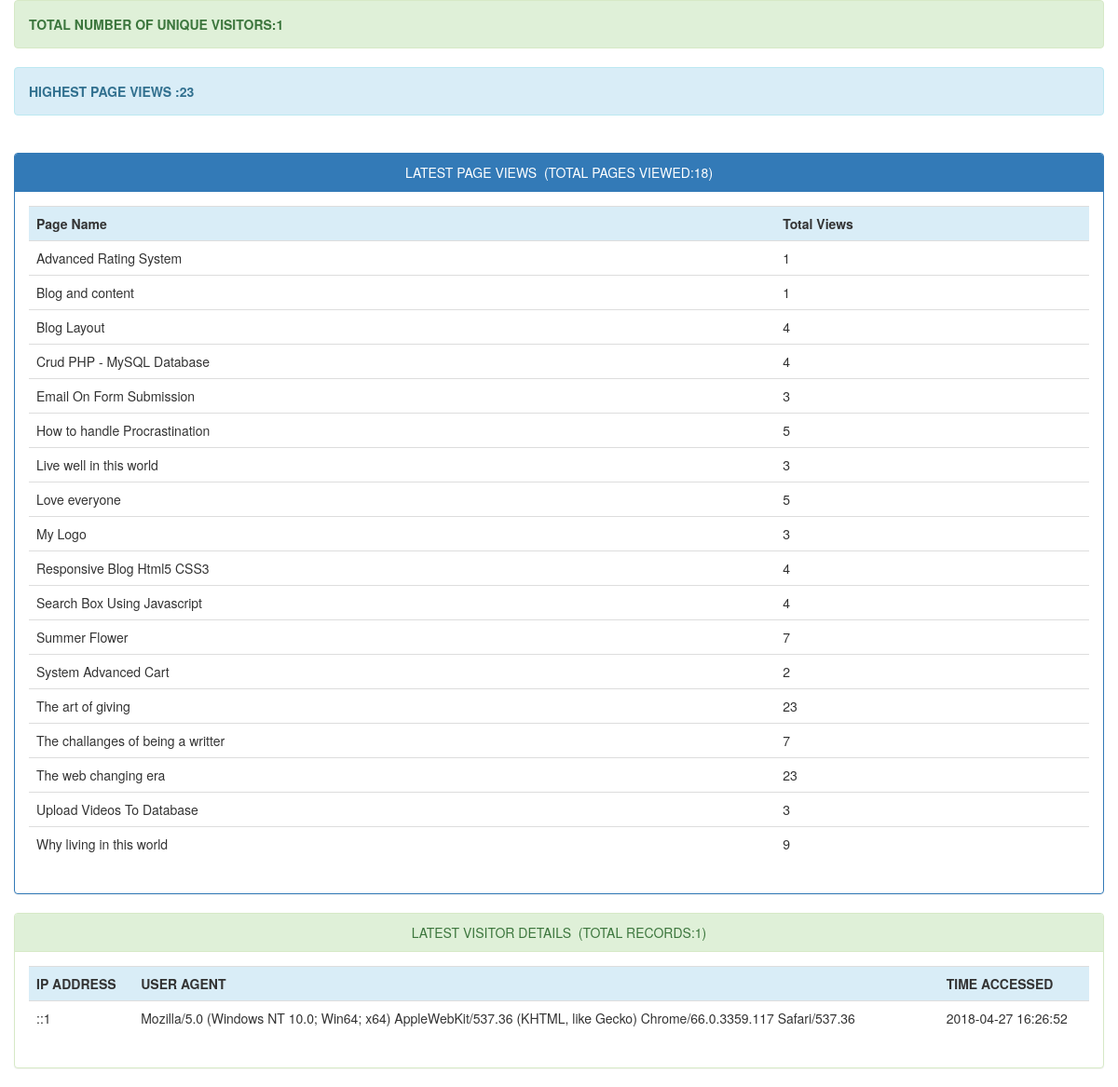
Page /adminstats/index.php on the committed database.
### tables this page shows
CREATE TABLE IF NOT EXISTS `page_hits` (
  `page` varchar(255) NOT NULL,
  `count` int(11) DEFAULT NULL,
  PRIMARY KEY (`page`)
);

CREATE TABLE IF NOT EXISTS `visitor_info` (
  `id` int(11) NOT NULL AUTO_INCREMENT,
  `ip_address` varchar(255) DEFAULT NULL,
  `user_agent` varchar(255) DEFAULT NULL,
  `time_accessed` timestamp NOT NULL DEFAULT CURRENT_TIMESTAMP,
  PRIMARY KEY (`id`)
);

### adminstats/index.php (the view, shortened to what this page needs)
<!DOCTYPE html>
<html>
<head>
	<link rel="stylesheet" type="text/css" href="bootstrap/css/bootstrap.css">
	<link rel="stylesheet" type="text/css" href="bootstrap/css/bootstrap.min.css">
</head>
<body>
	<div class="container">
		<div class="row">
			<div class="alert alert-success">
				<strong><?php
				$sql = "SELECT COUNT(DISTINCT ip_address) AS alias FROM visitor_info";
				$query = $db->prepare($sql);
				$query->execute();
				$unique_visitors = $query->fetch()['alias'];
				echo "TOTAL NUMBER OF UNIQUE VISITORS:".$unique_visitors;
				?></strong>
			</div>
			<div class="alert alert-info">
				<strong><?php
				$sql = "SELECT MAX(count) AS maximum FROM page_hits";
				$query = $db->prepare($sql);
				$query->execute();
				$maxcount = $query->fetch()['maximum'];
				echo "HIGHEST PAGE VIEWS :".$maxcount;
				?></strong>
			</div><br>
			<div class="panel panel-primary">
				<div class="panel-heading text-center">LATEST PAGE VIEWS&nbsp;&nbsp;(TOTAL PAGES VIEWED:<?php require_once("count_pages.php"); ?>)</div>
				<div class="panel-body">
					<div class="table-responsive">
						<table class="table">
							<tr class="info">
								<th>Page Name</th>
								<th>Total Views</th>
							</tr>
							<?php
							include("connect.php");
							try {
								$con=new PDO($dsn,$username,$password);
								$con->setAttribute(PDO::ATTR_ERRMODE,PDO::ERRMODE_EXCEPTION);
							} catch (Exception $ex) {
								echo 'Not Connected '.$ex->getMessage();
							}
							$stmt=$con->prepare('SELECT * FROM page_hits LIMIT 30');
							$stmt->execute();
							$resources=$stmt->fetchAll();
							foreach ($resources as $resource) {
								echo '
								<tr>
								<td>'.$resource['page'].'</td>
								<td>'.$resource['count'].'</td>
								</tr>';
							}
							?>
						</table>
					</div>
				</div>
			</div>
		</div>
		<div class="row">
			<div class="panel panel-success">
				<div class="panel-heading text-center">LATEST VISITOR DETAILS&nbsp;&nbsp;(TOTAL RECORDS:<?php require_once("count_user_stats.php"); ?>)</div>
				<div class="panel-body">
					<div class="table-responsive">
						<table class="table">
							<tr class="info">
								<th>IP ADDRESS</th>
								<th>USER AGENT</th>
								<th>TIME ACCESSED</th>
							</tr>
							<?php
							include("connect.php");
							try {
								$con=new PDO($dsn,$username,$password);
								$con->setAttribute(PDO::ATTR_ERRMODE,PDO::ERRMODE_EXCEPTION);
							} catch (Exception $ex) {
								echo 'Not Connected '.$ex->getMessage();
							}
							$stmt=$con->prepare('SELECT * FROM visitor_info ORDER BY time_accessed DESC LIMIT 10');
							$stmt->execute();
							$resources=$stmt->fetchAll();
							foreach ($resources as $resource) {
								echo '
								<tr>
								<td>'.$resource['ip_address'].'</td>
								<td>'.$resource['user_agent'].'</td>
								<td>'.$resource['time_accessed'].'</td>
								</tr>';
							}
							?>
						</table>
					</div>
				</div>
			</div>
		</div>
	</div>
</body>
</html>

### adminstats/count_pages.php (shortened to what this page needs)
<?php
include("db.php");
$sql="SELECT * FROM page_hits ORDER BY page";
if ($result=mysqli_query($con,$sql))
  {
  $rowcount=mysqli_num_rows($result);
  printf("%d",$rowcount);
  }
?>

### adminstats/count_user_stats.php (shortened to what this page needs)
<?php
include("db.php");
$sql="SELECT * FROM visitor_info ORDER BY id";
if ($result=mysqli_query($con,$sql))
  {
  $rowcount=mysqli_num_rows($result);
  printf("%d",$rowcount);
  }
?>

### rows in the picture
page_hits: page "Advanced Rating System", count "1"
page_hits: page "Blog and content", count "1"
page_hits: page "Blog Layout", count "4"
page_hits: page "Crud PHP - MySQL Database", count "4"
page_hits: page "Email On Form Submission", count "3"
page_hits: page "How to handle Procrastination", count "5"
page_hits: page "Live well in this world", count "3"
page_hits: page "Love everyone", count "5"
page_hits: page "My Logo", count "3"
page_hits: page "Responsive Blog Html5 CSS3", count "4"
page_hits: page "Search Box Using Javascript", count "4"
page_hits: page "Summer Flower", count "7"
page_hits: page "System Advanced Cart", count "2"
page_hits: page "The art of giving", count "23"
page_hits: page "The challanges of being a writter", count "7"
page_hits: page "The web changing era", count "23"
page_hits: page "Upload Videos To Database", count "3"
page_hits: page "Why living in this world", count "9"
visitor_info: ip_address "::1", user_agent "Mozilla/5.0 (Windows NT 10.0; Win64; x64) AppleWebKit/537.36 (KHTML, like Gecko) Chrome/66.0.3359.117 Safari/537.36", time_accessed "2018-04-27 16:26:52"

### other values in the picture
$unique_visitors "1"
$maxcount "23"
$rowcount "18"
$rowcount "1"
